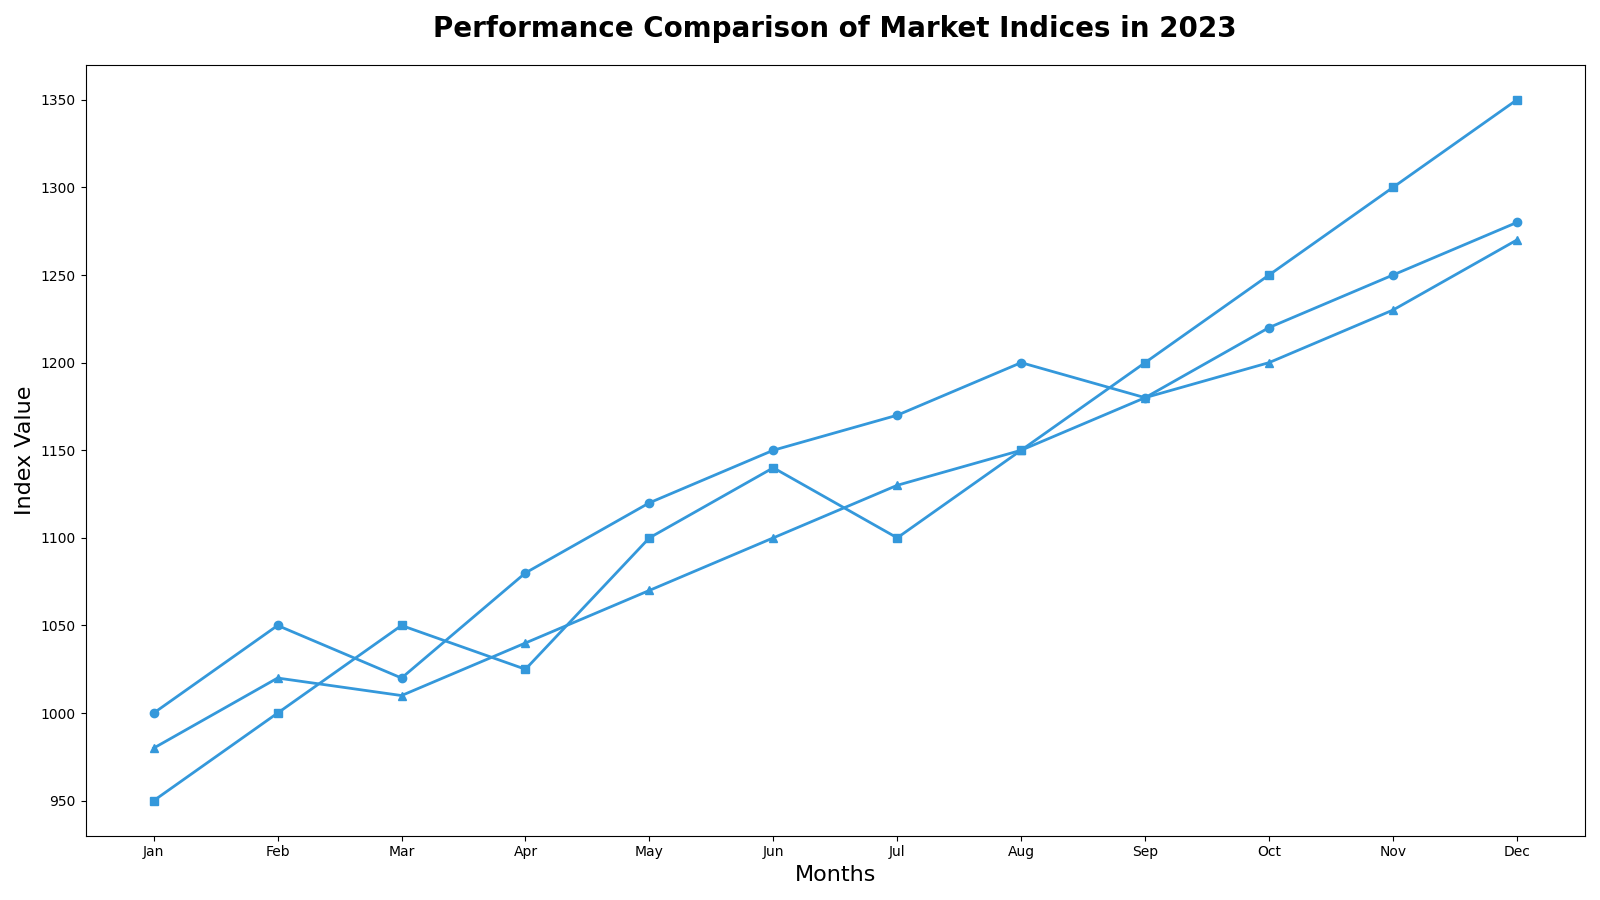

The script that drew this image:
import matplotlib.pyplot as plt
import numpy as np

# Data for the 12 months
months = np.array(['Jan', 'Feb', 'Mar', 'Apr', 'May', 'Jun', 'Jul', 'Aug', 'Sep', 'Oct', 'Nov', 'Dec'])
index_A = np.array([1000, 1050, 1020, 1080, 1120, 1150, 1170, 1200, 1180, 1220, 1250, 1280])
index_B = np.array([980, 1020, 1010, 1040, 1070, 1100, 1130, 1150, 1180, 1200, 1230, 1270])
index_C = np.array([950, 1000, 1050, 1025, 1100, 1140, 1100, 1150, 1200, 1250, 1300, 1350])

# Create the plot
fig, ax = plt.subplots(figsize=(16, 9))

# Plot lines for each index with a single color
common_color = '#3498db'  # Consistent color for all data groups
ax.plot(months, index_A, marker='o', linestyle='-', linewidth=2, color=common_color)
ax.plot(months, index_B, marker='^', linestyle='-', linewidth=2, color=common_color)
ax.plot(months, index_C, marker='s', linestyle='-', linewidth=2, color=common_color)

# Add title and labels
ax.set_title('Performance Comparison of Market Indices in 2023', fontsize=20, fontweight='bold', pad=20)
ax.set_xlabel('Months', fontsize=16)
ax.set_ylabel('Index Value', fontsize=16)

# Automatically adjust layout to prevent overlap
plt.tight_layout()

# Display the plot
plt.show()
